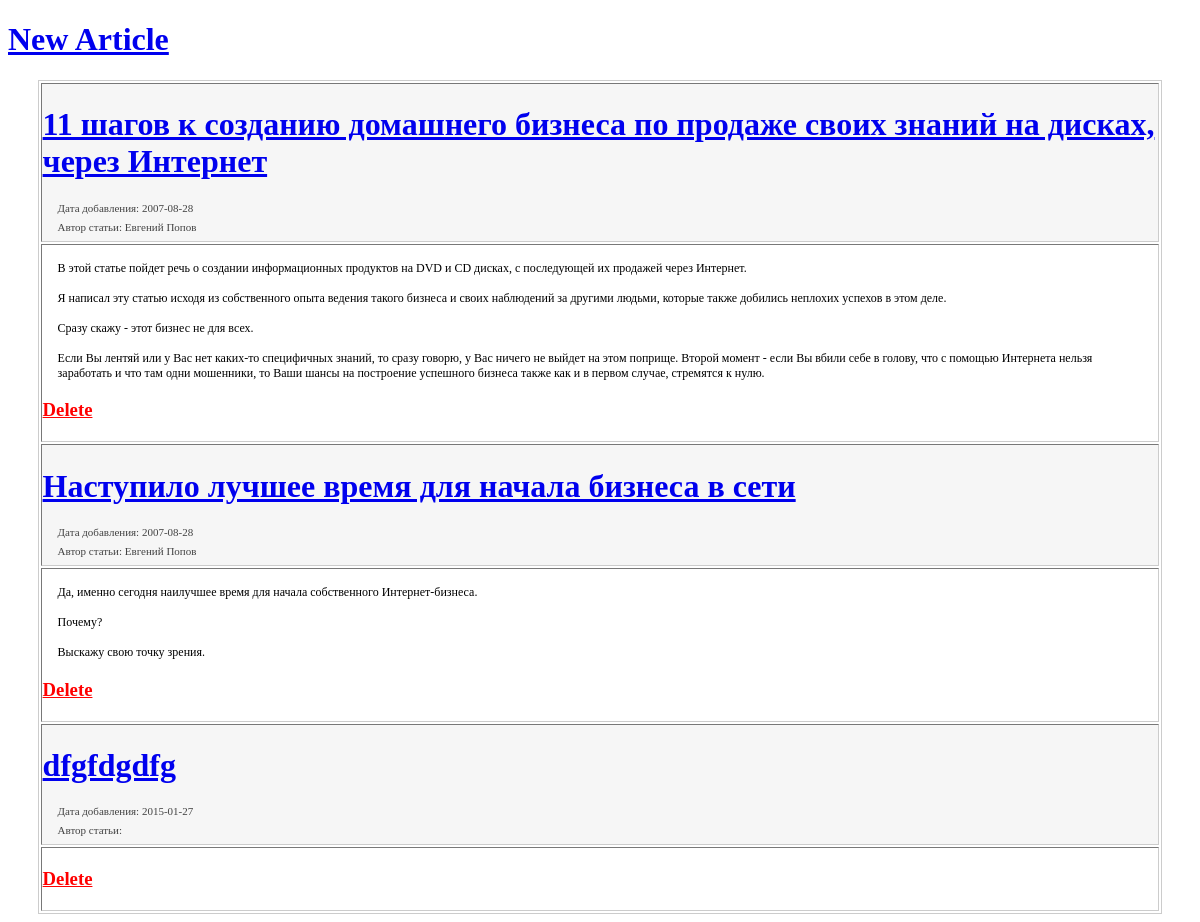
The app's page /e5/admin/index.php with its own data.
### tables this page shows
CREATE TABLE IF NOT EXISTS `articles` (
`id` int(5) NOT NULL,
  `title` varchar(255) NOT NULL DEFAULT '',
  `meta_d` varchar(255) NOT NULL DEFAULT '',
  `meta_k` varchar(255) NOT NULL DEFAULT '',
  `date` date NOT NULL DEFAULT '0000-00-00',
  `description` text NOT NULL,
  `text` text NOT NULL,
  `author` varchar(255) NOT NULL DEFAULT ''
);

### e5/admin/index.php (called while the page is built, shortened)
<?php
include "controllers/articles.php";
include "views/articles.php";
?>

### e5/admin/models/articles.php (called while the page is built, shortened)
<?php
function all_articles() {
  $result = mysql_query("SELECT id,title,description,author,date FROM articles");
  $myrow = mysql_fetch_array ($result);
  $articles_list = array();
  do {
    $articles_list[] = $myrow;
  }  while ($myrow = mysql_fetch_array ($result));
  return $articles_list;
}
?>

### e5/admin/controllers/articles.php (called while the page is built, shortened)
<?php
function action_index() {
  $result = array();
  $result['articles_list'] = all_articles();
  $result['render_template'] = 'index';
  return $result;
}
$result = include "lib/rest.php";

### e5/admin/controllers/lib/rest.php (called while the page is built, shortened)
<?php
if ($_SERVER['REQUEST_METHOD'] == 'GET' && !isset($_GET['id'])) {
  return action_index();
}
?>

### e5/admin/views/tpl/index.php (the view)
<h1><a href="index.php?action=new">New Article</a></h1>
<table align='center' class='lesson' border=1>
<?php foreach ($articles_list as $myrow) { ?>
     <tr>
         <td class='lesson_title'>
           <p class='lesson_name'><h1><a href="index.php?action=edit&id=<?php echo $myrow['id']?>"><?php echo $myrow["title"] ?></a></h1></p>
           <p class='lesson_adds'>Дата добавления: <?php echo $myrow["date"] ?></p>
           <p class='lesson_adds'>Автор статьи: <?php echo $myrow["author"] ?></p>
         </td>
      </tr>
     <tr>
         <td><?php echo $myrow["description"] ?><h3><a href="index.php?action=delete&id=<?php echo $myrow['id']?>" style="color:red">Delete</a></h3></td>
     </tr>
<?php } ?>

### e5/style.css (style rules this page uses)
p { font-family:Verdana; font-size:12px; margin:15px; }
body { background-image:url(img/bg.gif) }
.lesson { border:1px solid #cccccc; width:95%; }
.lesson_title { background-color:#f6f6f6; }
.lesson_name { font-weight:bold; margin-top:7px; margin-bottom:7px; }
.lesson_adds { font-size:11px; margin-top:7px; margin-bottom:7px; color:#424242; }

### records on screen
articles: title "11 шагов к созданию домашнего бизнеса по продаже своих знаний на дисках, через Интернет", date "2007-08-28", author "Евгений Попов", description "В этой статье пойдет речь о создании информационных продуктов на DVD и CD дисках, с последующей их продажей через Интернет. Я написал эту статью исходя из собственного опыта ведения такого бизнеса и своих наблюдений за другими людьми, которые также добились неплохих успехов в этом деле. Сразу скажу - этот бизнес не для всех. Если Вы лентяй или у Вас нет каких-то специфичных знаний, то сразу говорю, у Вас ничего не выйдет на этом поприще. Второй момент - если Вы вбили себе в голову, что с помощью Интернета нельзя заработать и что там одни мошенники, то Ваши шансы на построение успешного бизнеса также как и в первом случае, стремятся к нулю."
articles: title "Наступило лучшее время для начала бизнеса в сети", date "2007-08-28", author "Евгений Попов", description "Да, именно сегодня наилучшее время для начала собственного Интернет-бизнеса. Почему? Выскажу свою точку зрения."
articles: title "dfgfdgdfg", date "2015-01-27"
